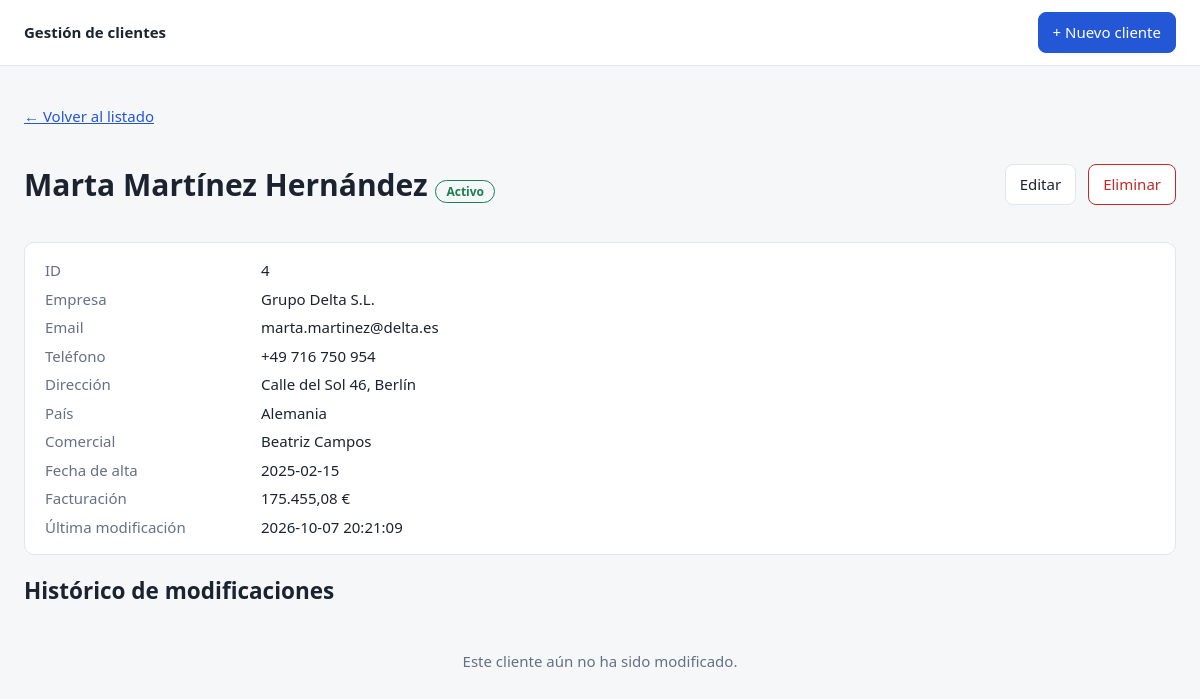
The app's page /clientes/4 with its own data.
### tables this page shows
CREATE TABLE clientes (
    id                  INTEGER PRIMARY KEY AUTOINCREMENT,
    nombre              TEXT NOT NULL,
    apellidos           TEXT NOT NULL,
    empresa             TEXT NOT NULL,
    email               TEXT NOT NULL,
    telefono            TEXT NOT NULL,
    estado              TEXT NOT NULL CHECK (estado IN ('Activo', 'Inactivo')),
    direccion           TEXT NOT NULL,
    pais                TEXT NOT NULL,
    comercial           TEXT NOT NULL,
    fecha_alta          TEXT NOT NULL,
    facturacion         REAL NOT NULL CHECK (facturacion >= 0),
    fecha_modificacion  TEXT NOT NULL
);

### app.py (the view)
    @app.route("/clientes/<int:cliente_id>")
    def detalle(cliente_id):
        cliente = db.obtener(cliente_id) or abort(404)
        return render_template("detalle.html", c=cliente, historial=db.historial(cliente_id))

### db.py (called while the page is built)
def get_db():
    if "db" not in g:
        g.db = sqlite3.connect(current_app.config["DATABASE"])
        g.db.row_factory = sqlite3.Row
        g.db.execute("PRAGMA foreign_keys = ON")
    return g.db

def obtener(cliente_id):
    fila = get_db().execute("SELECT * FROM clientes WHERE id = ?", (cliente_id,)).fetchone()
    return dict(fila) if fila else None

def historial(cliente_id):
    filas = get_db().execute(
        "SELECT * FROM historial WHERE cliente_id = ? ORDER BY id DESC", (cliente_id,)
    ).fetchall()
    return [dict(f) for f in filas]

### templates/detalle.html (shortened to what this page needs)
{% extends "base.html" %}
{% block contenido %}
<p><a href="{{ url_for('lista') }}">← Volver al listado</a></p>
<div class="cabecera">
  <h1>{{ c.nombre }} {{ c.apellidos }} <span class="chip {{ c.estado|lower }}">{{ c.estado }}</span></h1>
  <div class="acciones">
    <a class="btn" href="{{ url_for('editar', cliente_id=c.id) }}">Editar</a>
    <form method="post" action="{{ url_for('eliminar', cliente_id=c.id) }}"
          onsubmit="return confirm('¿Eliminar este cliente? Esta acción no se puede deshacer.')">
      <button class="btn peligro" type="submit">Eliminar</button>
    </form>
  </div>
</div>
<dl class="ficha">
  <dt>ID</dt><dd>{{ c.id }}</dd>
  <dt>Empresa</dt><dd>{{ c.empresa }}</dd>
  <dt>Email</dt><dd>{{ c.email }}</dd>
  <dt>Teléfono</dt><dd>{{ c.telefono }}</dd>
  <dt>Dirección</dt><dd>{{ c.direccion }}</dd>
  <dt>País</dt><dd>{{ c.pais }}</dd>
  <dt>Comercial</dt><dd>{{ c.comercial }}</dd>
  <dt>Fecha de alta</dt><dd>{{ c.fecha_alta }}</dd>
  <dt>Facturación</dt><dd>{{ '{:,.2f}'.format(c.facturacion).replace(',', 'X').replace('.', ',').replace('X', '.') }} €</dd>
  <dt>Última modificación</dt><dd>{{ c.fecha_modificacion }}</dd>
</dl>
<h2>Histórico de modificaciones</h2>
{% if historial %}
<div class="tabla-wrap">
<table>
  <thead><tr><th>Fecha y hora</th><th>Campo</th><th>Valor anterior</th><th>Valor nuevo</th></tr></thead>
  <tbody>
  {% for h in historial %}
    <tr><td>{{ h.fecha }}</td><td>{{ h.campo }}</td><td>{{ h.valor_anterior }}</td><td>{{ h.valor_nuevo }}</td></tr>
  {% endfor %}
  </tbody>
</table>
</div>
{% else %}
  <p class="vacio">Este cliente aún no ha sido modificado.</p>
{% endif %}
{% endblock %}

### static/style.css (style rules this page uses)
:root { --bg:#f6f7f9; --card:#fff; --txt:#1c2330; --suave:#667085; --borde:#e2e5ea; --prim:#2457d6; --rojo:#c62828; --verde:#1b7f4b; }
* { box-sizing: border-box; }
body { margin:0; font:15px/1.5 system-ui, sans-serif; background:var(--bg); color:var(--txt); }
a { color:var(--prim); }
.btn { display:inline-block; padding:8px 14px; border:1px solid var(--borde); border-radius:8px; background:var(--card); color:var(--txt); text-decoration:none; cursor:pointer; font:inherit; }
.btn.peligro { color:var(--rojo); border-color:var(--rojo); }
.acciones { display:flex; gap:12px; align-items:center; }
.acciones form { margin:0; }
.chip { padding:2px 10px; border-radius:99px; font-size:12px; border:1px solid; }
.chip.activo { color:var(--verde); }
.vacio { color:var(--suave); padding:24px; text-align:center; }
.cabecera { display:flex; justify-content:space-between; align-items:center; flex-wrap:wrap; gap:12px; }
.ficha { display:grid; grid-template-columns:200px 1fr; gap:6px 16px; background:var(--card); border:1px solid var(--borde); border-radius:10px; padding:16px 20px; }
.ficha dt { color:var(--suave); }
.ficha dd { margin:0; }

### records on screen
clientes: nombre "Marta", apellidos "Martínez Hernández", estado "Activo", id "4", empresa "Grupo Delta S.L.", email "marta.martinez@delta.es", telefono "+49 716 750 954", direccion "Calle del Sol 46, Berlín", pais "Alemania", comercial "Beatriz Campos", fecha_alta "2025-02-15", facturacion "175.455,08", fecha_modificacion "2026-10-07 20:21:09"
